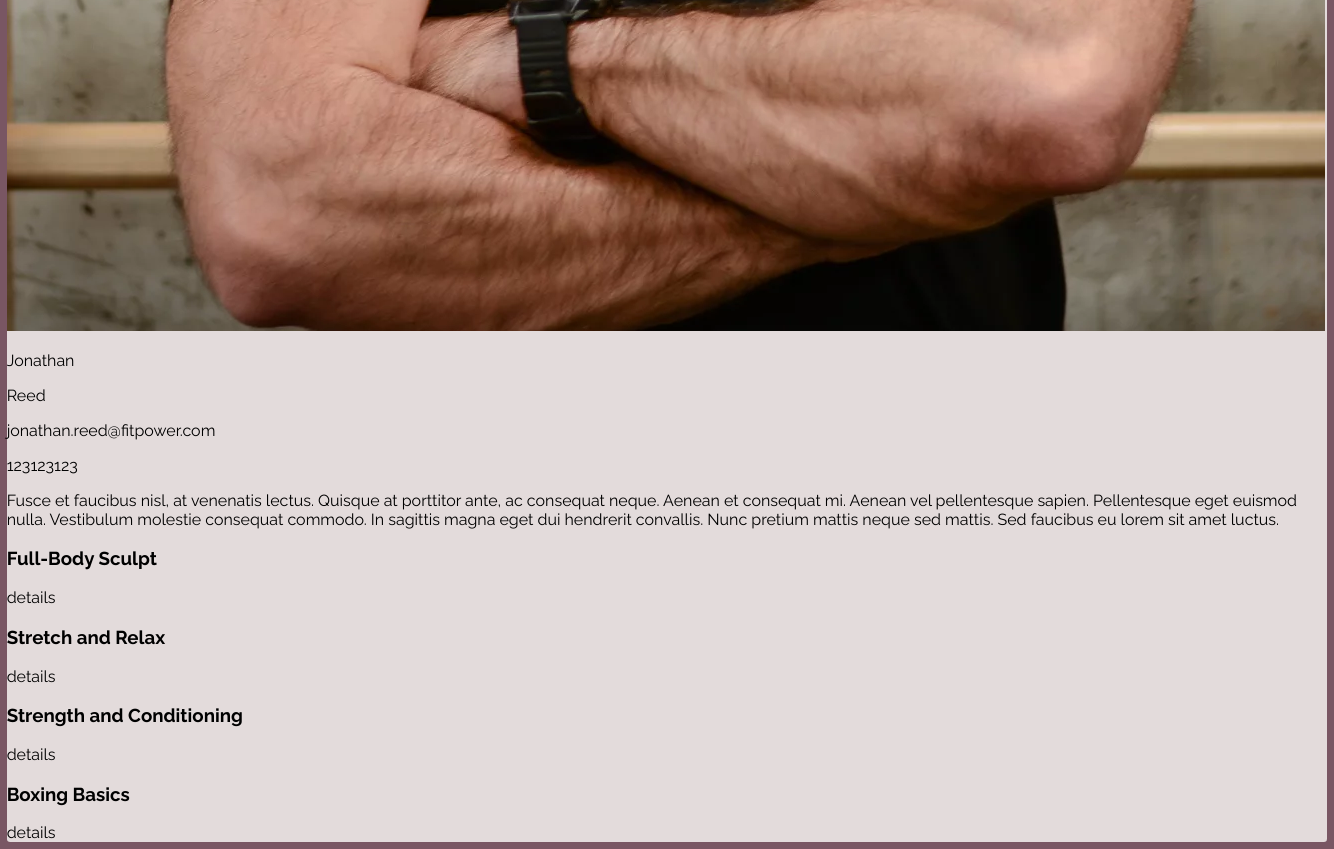
/users/coaches/3 (lower part), run on an earlier commit of the app's database.
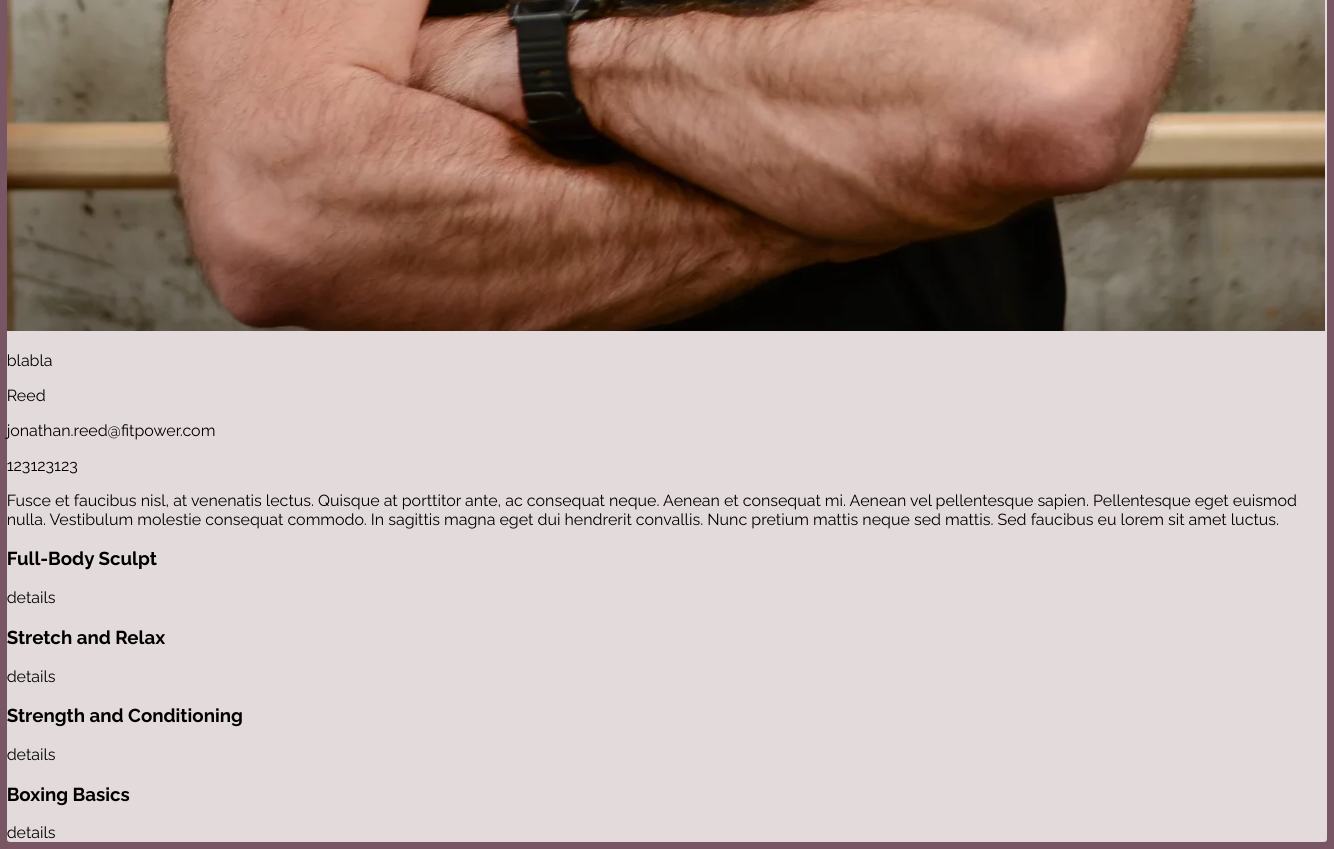
And on a later commit of the database.
### users/models.py (models this page shows)
class User(AbstractUser):
    is_coach = models.BooleanField()
    profile_picture = models.ImageField(upload_to='profile_pictures/',
                                        default='profile_pictures/default.png')
    gender = models.CharField(
        choices=[('M', 'Male'),
                 ('F', 'Female')],
        max_length=1)

class Coach(models.Model):
    user = models.OneToOneField(User, on_delete=models.PROTECT, related_name='coach')
    hourly_rate = models.FloatField()
    description = models.TextField(null=True)
    phone_number = models.IntegerField(null=True)

### users/views.py (the view)
# urls.py: path("coaches/<int:coach_id>", views.coach_info, name="coach_info"), ## dodaj imie i nazwisko w linku
def coach_info(request, coach_id):
    try:
        coach = User.objects.get(id=coach_id)
        workouts = Workout.objects.filter(coach=coach)
        context = {
            'coach': coach,
            "workouts": workouts,
        }
        return render(request, 'users/coach_page.html', context)
    except User.DoesNotExist:
        return HttpResponse('no such user')

### users/templates/users/coach_page.html (shortened to what this page needs)
{% extends 'core/index.html' %}
{% block content %}
<img alt="profile_picture" src="{{coach.profile_picture.url}}">
<div>
    <p>{{coach.first_name}}</p>
    <p>{{coach.last_name}}</p>
    <p>{{coach.email}}</p>
    <p>{{coach.coach.phone_number}}</p>
</div>
<p>{{coach.coach.description}}</p>
{% for workout in workouts %}
<h3>{{workout.name}}</h3>
<a href="{% url 'workout:details_workout' workout.id%}" >details</a>
{% endfor %}
{% endblock %}

What changed in the data, as far as the page shows it:
changed User "Reed": first_name "Jonathan" → "blabla"
